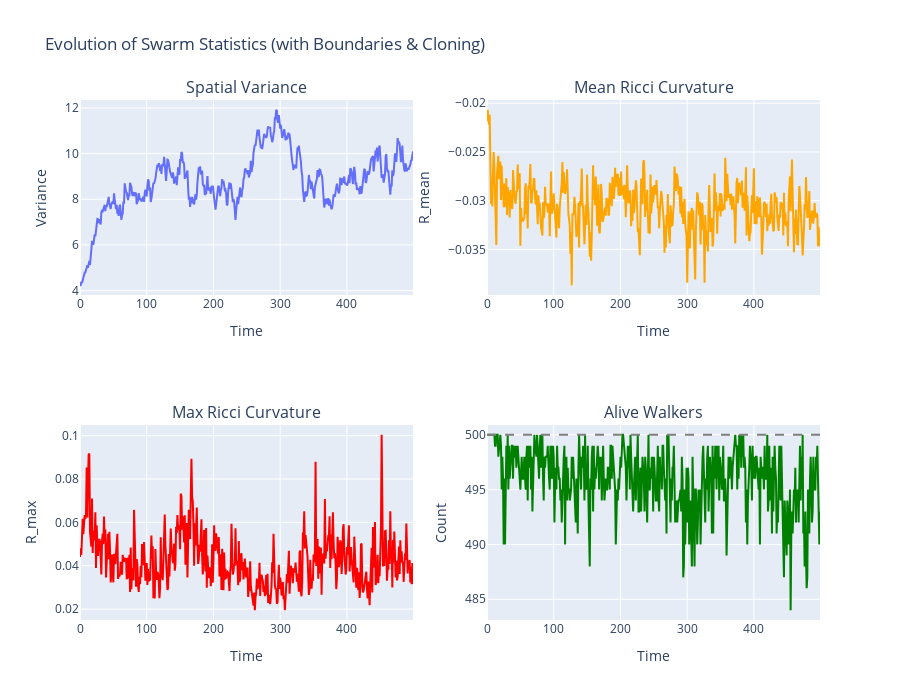

Notebook source saved alongside this figure:
### Markdown cell above
## 6. Visualization 2: Evolution Metrics

### Code cell
# Extract time series
t_vals = [h['t'] for h in history]
variance = [h['variance'] for h in history]
R_mean = [h['R_mean'] for h in history]
R_max = [h['R_max'] for h in history]
alive_frac = [h['alive_fraction'] for h in history]
alive_count = [h['alive_count'] for h in history]

# Create subplots - 2x2 grid
fig = make_subplots(
    rows=2, cols=2,
    subplot_titles=('Spatial Variance', 'Mean Ricci Curvature', 'Max Ricci Curvature', 'Alive Walkers'),
)

fig.add_trace(go.Scatter(x=t_vals, y=variance, mode='lines', name='Variance'), row=1, col=1)
fig.add_trace(go.Scatter(x=t_vals, y=R_mean, mode='lines', name='R_mean', line=dict(color='orange')), row=1, col=2)
fig.add_trace(go.Scatter(x=t_vals, y=R_max, mode='lines', name='R_max', line=dict(color='red')), row=2, col=1)
fig.add_trace(go.Scatter(x=t_vals, y=alive_count, mode='lines', name='Alive', line=dict(color='green')), row=2, col=2)

# Add horizontal line for initial count
fig.add_hline(y=N, line_dash="dash", line_color="gray", row=2, col=2)

fig.update_xaxes(title_text="Time", row=1, col=1)
fig.update_xaxes(title_text="Time", row=1, col=2)
fig.update_xaxes(title_text="Time", row=2, col=1)
fig.update_xaxes(title_text="Time", row=2, col=2)

fig.update_yaxes(title_text="Variance", row=1, col=1)
fig.update_yaxes(title_text="R_mean", row=1, col=2)
fig.update_yaxes(title_text="R_max", row=2, col=1)
fig.update_yaxes(title_text="Count", row=2, col=2)

fig.update_layout(height=700, showlegend=False, title_text="Evolution of Swarm Statistics (with Boundaries & Cloning)")
fig.show()

# Interpretation
final_var = variance[-1]
mean_alive = sum(alive_count) / len(alive_count)
min_alive = min(alive_count)

print(f"\n📊 Population Dynamics:")
print(f"  Initial: {N}")
print(f"  Final: {int(alive_count[-1])}")
print(f"  Mean: {mean_alive:.1f}")
print(f"  Min: {int(min_alive)}")

if final_var < 0.5 * variance[0]:
    print("\n📉 SUPERCRITICAL REGIME: Variance collapsed (possible phase transition)")
elif final_var > 0.8 * variance[0]:
    print("\n🌊 SUBCRITICAL REGIME: Variance stable (diffuse gas phase)")
else:
    print("\n⚖️  NEAR-CRITICAL: Intermediate behavior")

### Figure 1 — Plotly figure (JSON) as saved in the notebook; plotly's stock layout.template omitted (floating-point values rounded to 4 significant figures; data arrays with more than 128 entries replaced by an {"elided": "..."} marker saying what was removed)
{"data": [{"mode": "lines", "name": "Variance", "type": "scatter", "x": {"elided": "500 int values"}, "xaxis": "x", "y": {"elided": "500 float values"}, "yaxis": "y"}, {"line": {"color": "orange"}, "mode": "lines", "name": "R_mean", "type": "scatter", "x": {"elided": "500 int values"}, "xaxis": "x2", "y": {"elided": "500 float values"}, "yaxis": "y2"}, {"line": {"color": "red"}, "mode": "lines", "name": "R_max", "type": "scatter", "x": {"elided": "500 int values"}, "xaxis": "x3", "y": {"elided": "500 float values"}, "yaxis": "y3"}, {"line": {"color": "green"}, "mode": "lines", "name": "Alive", "type": "scatter", "x": {"elided": "500 int values"}, "xaxis": "x4", "y": {"elided": "500 int values"}, "yaxis": "y4"}], "layout": {"annotations": [{"font": {"size": 16}, "showarrow": false, "text": "Spatial Variance", "x": 0.225, "xanchor": "center", "xref": "paper", "y": 1, "yanchor": "bottom", "yref": "paper"}, {"font": {"size": 16}, "showarrow": false, "text": "Mean Ricci Curvature", "x": 0.775, "xanchor": "center", "xref": "paper", "y": 1, "yanchor": "bottom", "yref": "paper"}, {"font": {"size": 16}, "showarrow": false, "text": "Max Ricci Curvature", "x": 0.225, "xanchor": "center", "xref": "paper", "y": 0.375, "yanchor": "bottom", "yref": "paper"}, {"font": {"size": 16}, "showarrow": false, "text": "Alive Walkers", "x": 0.775, "xanchor": "center", "xref": "paper", "y": 0.375, "yanchor": "bottom", "yref": "paper"}], "height": 700, "shapes": [{"line": {"color": "gray", "dash": "dash"}, "type": "line", "x0": 0, "x1": 1, "xref": "x4 domain", "y0": 500, "y1": 500, "yref": "y4"}], "showlegend": false, "title": {"text": "Evolution of Swarm Statistics (with Boundaries & Cloning)"}, "xaxis": {"anchor": "y", "domain": [0, 0.45], "title": {"text": "Time"}}, "xaxis2": {"anchor": "y2", "domain": [0.55, 1], "title": {"text": "Time"}}, "xaxis3": {"anchor": "y3", "domain": [0, 0.45], "title": {"text": "Time"}}, "xaxis4": {"anchor": "y4", "domain": [0.55, 1], "title": {"text": "Time"}}, "yaxis": {"anchor": "x", "domain": [0.625, 1], "title": {"text": "Variance"}}, "yaxis2": {"anchor": "x2", "domain": [0.625, 1], "title": {"text": "R_mean"}}, "yaxis3": {"anchor": "x3", "domain": [0, 0.375], "title": {"text": "R_max"}}, "yaxis4": {"anchor": "x4", "domain": [0, 0.375], "title": {"text": "Count"}}}}
